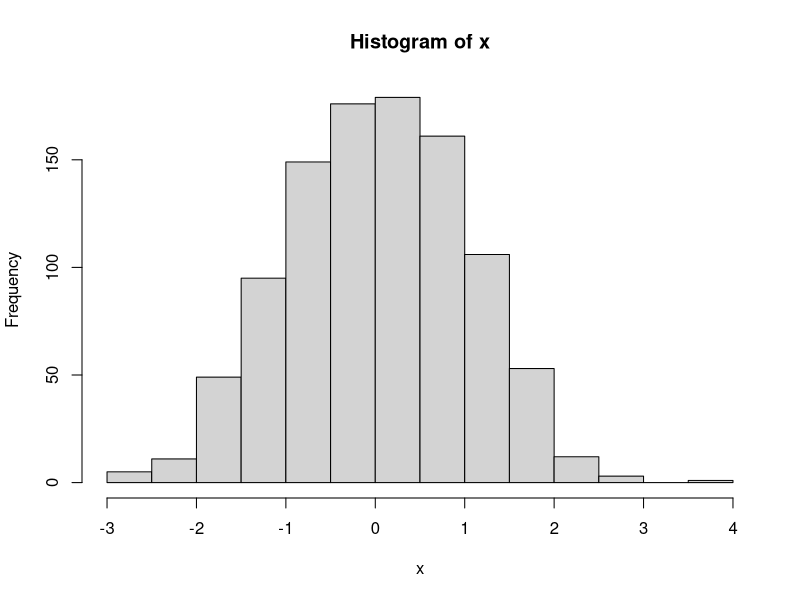
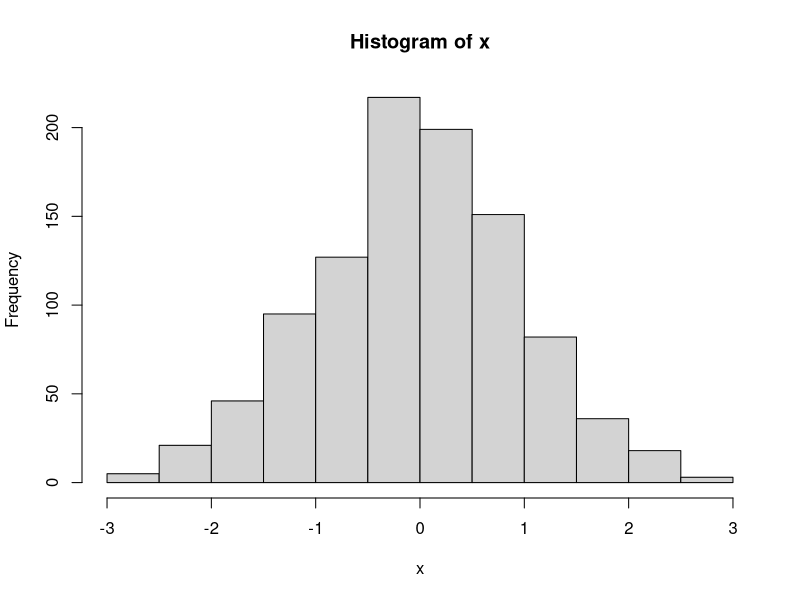
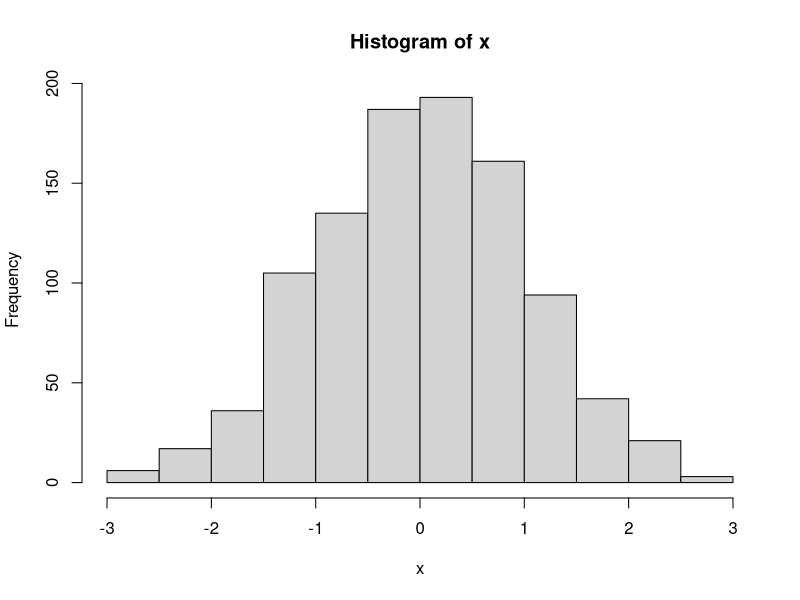

R code for these plots, in order:
## ---- chunk 1
x <- rnorm(1000)
hist(x)
## ---- chunk 2
x <- rnorm(1000)
hist(x)
## ---- chunk 3
x <- rnorm(1000)
hist(x)
